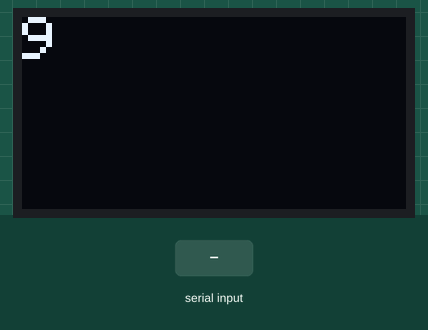
Recording of a sketch running on a simulated Arduino Uno, built for the host (arithmetic inside an expression is 32-bit, double 64-bit). On the bench: 128×64 one-colour display. The test bench sets the inputs (shaded band). What the sketch prints to the serial monitor is not drawn.

Above: at 9.2 s.
9.3 s: "d,45." received over Serial
At 9.49 s:
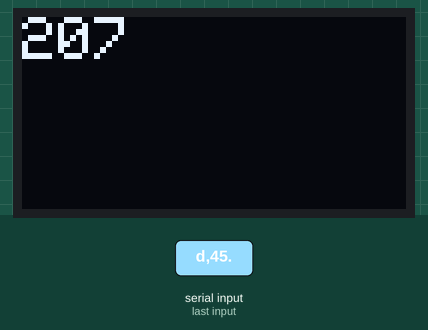
10.8 s: "s." received over Serial
At 11.04 s:
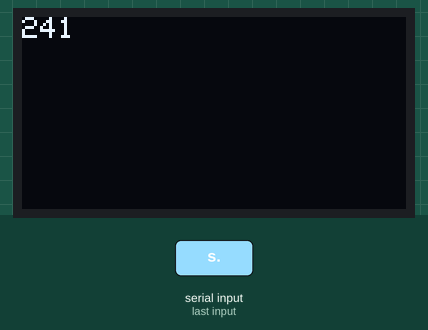
12.3 s: "c,45." received over Serial
At 12.58 s:
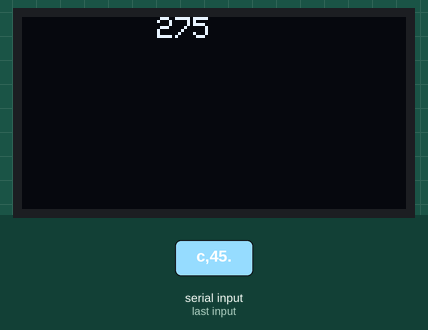
13.9 s: "r,45." received over Serial
At 14.01 s:
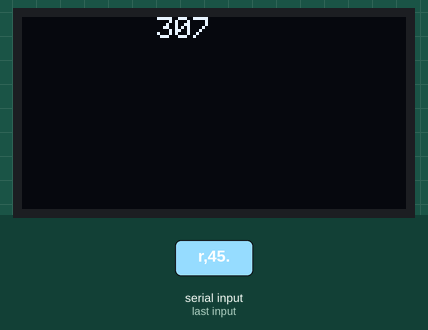
Timing chart, 0 to 16.6 s (numbered marks = the images above; inputs shaded):
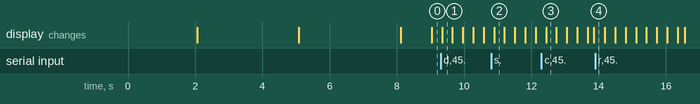

Measured:
- after the input at 9.3 s, the display: changes at once (image 1)

The sketch:

Second_Counter_Using_OLED_display.ino
```cpp
//Board: Esp8266
//Objective: To get to know the useful functionalities of OLED display.
//To implement a simple counter on the oled.
#include <iostream>
#include <Wire.h>
#include <Adafruit_GFX.h>
#include <Adafruit_SSD1306.h>

#define SCREEN_WIDTH  128 //OLED display width, in pixels.
#define SCREEN_HEIGHT 64  //OLED display height, in pixels.

//Declaration for an SSD1306 display connected to I2C (SDA, SCL pins)
Adafruit_SSD1306 OLED(SCREEN_WIDTH, SCREEN_HEIGHT, &Wire, -1);

int Seconds = 0;
long lastMillis = millis();

void setup()
{
  Serial.begin(9600);
  if(!OLED.begin(SSD1306_SWITCHCAPVCC, 0x3C)) //Address of our 128x64 display is 0x3C
  {
    Serial.println(F("SSD1306 allocation failed"));  //By wrapping the output string inside F() we store the string in the program flash memory instread of SRAM.
    for(;;); //Keep looping forever.
  }

  delay(2000); //waiting for the display to set up itself

  OLED.clearDisplay();

  OLED.setTextSize(1);
  OLED.setTextColor(WHITE);
  OLED.setCursor(0,0);
  //DISPLAY static text
  OLED.println("HELLO, WORLD! :)");
  OLED.display();
  delay(3000);

  //OLED.clearDisplay();

  OLED.setTextSize(2);
  OLED.setTextColor(WHITE);
  OLED.setCursor(10,10);

  OLED.println("Hi! Bangladesh");
  OLED.display();
  delay(3000);
  OLED.clearDisplay();
  OLED.setCursor(0,0);
}

String command = "nothingYet";
char commandType = 'b';
String commandValueString;
int commandValue = 0;
int millisDividend = 1000;
int setCursorX = 0;
int setCursorY = 0;
//Command format: 'x:y.' where x is the type of command and y is the value.
//s:x.    -> means set fontsize to x.
//d:x.    -> set the millis() dividend to x.
//c:x.    -> column value of setCursor()
//r:x.    -> row value of setCursor()
void loop()
{
  if(Serial.available())
  {

    command = Serial.readStringUntil('.');
    commandType = command[0];
    commandValueString = command.substring(2, command.length());
    commandValue = commandValueString.toInt();
    std::cout << "commandType = " << commandType << " Value = " << commandValue << '\n';
    switch(commandType)
    {
      case 's':
      {
        OLED.setTextSize(commandValue);
      }
      break;

      case 'd':
      {
        millisDividend = commandValue;
      }
      break;
      case 'c':
      {
        setCursorX = commandValue;
      }
      break;
      case 'r':
      {
        setCursorY = commandValue;
      }

      default:
      break;
    }
  }

  OLED.setCursor(setCursorX, setCursorY);
  OLED.println(millis()/millisDividend);
  OLED.display();
  OLED.clearDisplay();
}
```
